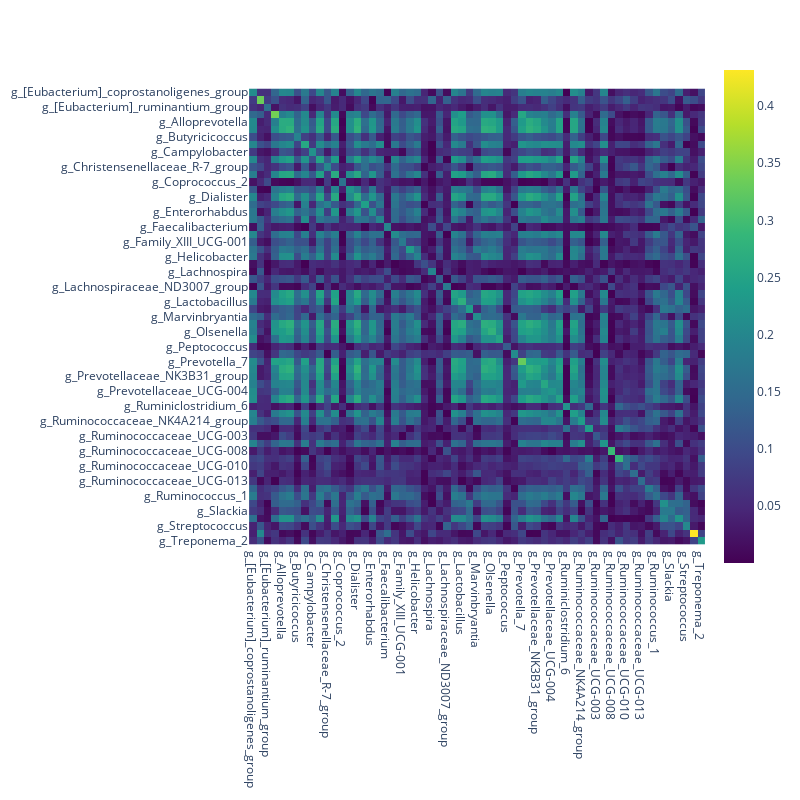

Notebook code cell kept with this figure:
### Code cell
px.imshow(abs(corr/80), color_continuous_scale='viridis', width=800, height=800)

### Figure 1 — Plotly figure (JSON) as saved in the notebook; plotly's stock layout.template omitted (floating-point values rounded to 4 significant figures; data arrays with more than 128 entries replaced by an {"elided": "..."} marker saying what was removed)
{"data": [{"coloraxis": "coloraxis", "hovertemplate": "x: %{x}<br>y: %{y}<br>color: %{z}<extra></extra>", "name": "0", "type": "heatmap", "x": ["g_[Eubacterium]_coprostanoligenes_group", "g_[Eubacterium]_hallii_group", "g_[Eubacterium]_ruminantium_group", "g_Acidaminococcus", "g_Alloprevotella", "g_Bifidobacterium", "g_Butyricicoccus", "g_CAG-873", "g_Campylobacter", "g_Candidatus_Methanogranum", "g_Christensenellaceae_R-7_group", "g_Collinsella", "g_Coprococcus_2", "g_Coriobacteriaceae_UCG-003", "g_Dialister", "g_Elusimicrobium", "g_Enterorhabdus", "g_Erysipelotrichaceae_UCG-004", "g_Faecalibacterium", "g_Family_XIII_AD3011_group", "g_Family_XIII_UCG-001", "g_GCA-900066575", "g_Helicobacter", "g_Lachnoclostridium", "g_Lachnospira", "g_Lachnospiraceae_FCS020_group", "g_Lachnospiraceae_ND3007_group", "g_Lachnospiraceae_NK3A20_group", "g_Lactobacillus", "g_Libanicoccus", "g_Marvinbryantia", "g_Megasphaera", "g_Olsenella", "g_Oribacterium", "g_Peptococcus", "g_Prevotella_2", "g_Prevotella_7", "g_Prevotella_9", "g_Prevotellaceae_NK3B31_group", "g_Prevotellaceae_UCG-003", "g_Prevotellaceae_UCG-004", "g_Rikenellaceae_RC9_gut_group", "g_Ruminiclostridium_6", "g_Ruminiclostridium_9", "g_Ruminococcaceae_NK4A214_group", "g_Ruminococcaceae_UCG-002", "g_Ruminococcaceae_UCG-003", "g_Ruminococcaceae_UCG-005", "g_Ruminococcaceae_UCG-008", "g_Ruminococcaceae_UCG-009", "g_Ruminococcaceae_UCG-010", "g_Ruminococcaceae_UCG-011", "g_Ruminococcaceae_UCG-013", "g_Ruminococcaceae_UCG-014", "g_Ruminococcus_1", "g_Senegalimassilia", "g_Slackia", "g_Solobacterium", "g_Streptococcus", "g_Succinivibrio", "g_Treponema_2"], "xaxis": "x", "y": ["g_[Eubacterium]_coprostanoligenes_group", "g_[Eubacterium]_hallii_group", "g_[Eubacterium]_ruminantium_group", "g_Acidaminococcus", "g_Alloprevotella", "g_Bifidobacterium", "g_Butyricicoccus", "g_CAG-873", "g_Campylobacter", "g_Candidatus_Methanogranum", "g_Christensenellaceae_R-7_group", "g_Collinsella", "g_Coprococcus_2", "g_Coriobacteriaceae_UCG-003", "g_Dialister", "g_Elusimicrobium", "g_Enterorhabdus", "g_Erysipelotrichaceae_UCG-004", "g_Faecalibacterium", "g_Family_XIII_AD3011_group", "g_Family_XIII_UCG-001", "g_GCA-900066575", "g_Helicobacter", "g_Lachnoclostridium", "g_Lachnospira", "g_Lachnospiraceae_FCS020_group", "g_Lachnospiraceae_ND3007_group", "g_Lachnospiraceae_NK3A20_group", "g_Lactobacillus", "g_Libanicoccus", "g_Marvinbryantia", "g_Megasphaera", "g_Olsenella", "g_Oribacterium", "g_Peptococcus", "g_Prevotella_2", "g_Prevotella_7", "g_Prevotella_9", "g_Prevotellaceae_NK3B31_group", "g_Prevotellaceae_UCG-003", "g_Prevotellaceae_UCG-004", "g_Rikenellaceae_RC9_gut_group", "g_Ruminiclostridium_6", "g_Ruminiclostridium_9", "g_Ruminococcaceae_NK4A214_group", "g_Ruminococcaceae_UCG-002", "g_Ruminococcaceae_UCG-003", "g_Ruminococcaceae_UCG-005", "g_Ruminococcaceae_UCG-008", "g_Ruminococcaceae_UCG-009", "g_Ruminococcaceae_UCG-010", "g_Ruminococcaceae_UCG-011", "g_Ruminococcaceae_UCG-013", "g_Ruminococcaceae_UCG-014", "g_Ruminococcus_1", "g_Senegalimassilia", "g_Slackia", "g_Solobacterium", "g_Streptococcus", "g_Succinivibrio", "g_Treponema_2"], "yaxis": "y", "z": {"elided": "61x61 float values"}}], "layout": {"coloraxis": {"colorscale": [[0, "#440154"], [0.1111, "#482878"], [0.2222, "#3e4989"], [0.3333, "#31688e"], [0.4444, "#26828e"], [0.5556, "#1f9e89"], [0.6667, "#35b779"], [0.7778, "#6ece58"], [0.8889, "#b5de2b"], [1, "#fde725"]]}, "height": 800, "margin": {"t": 60}, "width": 800, "xaxis": {"anchor": "y", "constrain": "domain", "domain": [0, 1], "scaleanchor": "y"}, "yaxis": {"anchor": "x", "autorange": "reversed", "constrain": "domain", "domain": [0, 1]}}}
